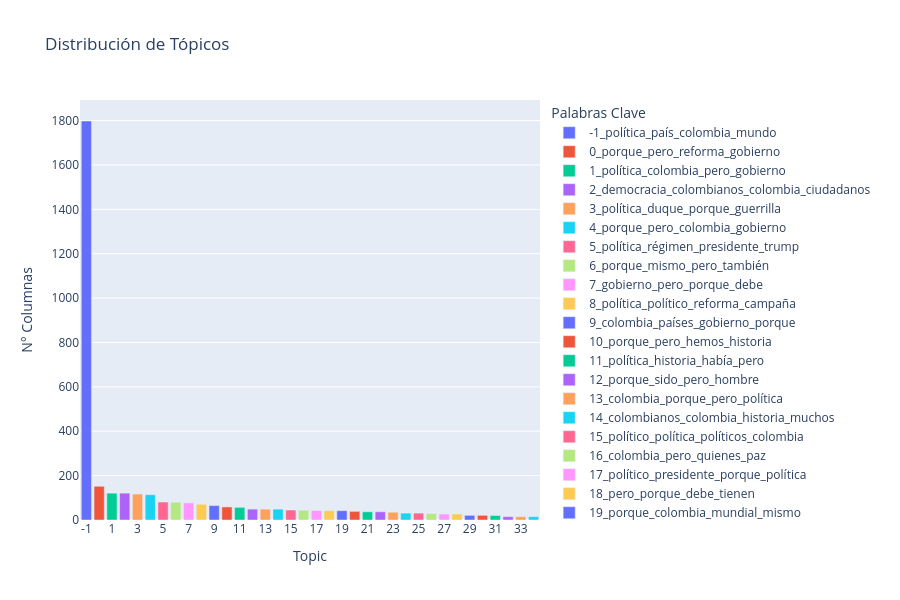

The code cell stored with this chart in its notebook:
### Code cell
# Obtener información de tópicos
topic_info = topic_model.get_topic_info()

# Filtrar outliers (tópico -1)
topic_info_filtered = topic_info[topic_info['Topic'] != -1]


# Gráfico de barras interactivo
fig = px.bar(topic_info,
             x='Topic',
             y='Count',
             color='Name',
             hover_data=['Representation'],
             title='Distribución de Tópicos',
             labels={'Count': 'N° Columnas', 'Name': 'Palabras Clave'},
             height=600)
fig.update_layout(xaxis={'type': 'category'})
fig.show()

### Figure 1 — Plotly figure (JSON) as saved in the notebook; plotly's stock layout.template omitted (floating-point values rounded to 4 significant figures)
{"data": [{"customdata": [[["política", "país", "colombia", "mundo", "porque", "nacional", "mismo", "pero", "gobierno", "otros"]]], "hovertemplate": "Palabras Clave=-1_política_país_colombia_mundo<br>Topic=%{x}<br>N° Columnas=%{y}<br>Representation=%{customdata[0]}<extra></extra>", "legendgroup": "-1_política_país_colombia_mundo", "marker": {"color": "#636efa", "pattern": {"shape": ""}}, "name": "-1_política_país_colombia_mundo", "orientation": "v", "showlegend": true, "textposition": "auto", "type": "bar", "x": [-1], "xaxis": "x", "y": [1798], "yaxis": "y"}, {"customdata": [[["porque", "pero", "reforma", "gobierno", "crisis", "también", "otros", "mundo", "economía", "personas"]]], "hovertemplate": "Palabras Clave=0_porque_pero_reforma_gobierno<br>Topic=%{x}<br>N° Columnas=%{y}<br>Representation=%{customdata[0]}<extra></extra>", "legendgroup": "0_porque_pero_reforma_gobierno", "marker": {"color": "#EF553B", "pattern": {"shape": ""}}, "name": "0_porque_pero_reforma_gobierno", "orientation": "v", "showlegend": true, "textposition": "auto", "type": "bar", "x": [0], "xaxis": "x", "y": [152], "yaxis": "y"}, {"customdata": [[["política", "colombia", "pero", "gobierno", "han", "país", "también", "nacional", "debe", "sin"]]], "hovertemplate": "Palabras Clave=1_política_colombia_pero_gobierno<br>Topic=%{x}<br>N° Columnas=%{y}<br>Representation=%{customdata[0]}<extra></extra>", "legendgroup": "1_política_colombia_pero_gobierno", "marker": {"color": "#00cc96", "pattern": {"shape": ""}}, "name": "1_política_colombia_pero_gobierno", "orientation": "v", "showlegend": true, "textposition": "auto", "type": "bar", "x": [1], "xaxis": "x", "y": [121], "yaxis": "y"}, {"customdata": [[["democracia", "colombianos", "colombia", "ciudadanos", "político", "política", "país", "políticos", "gobierno", "pero"]]], "hovertemplate": "Palabras Clave=2_democracia_colombianos_colombia_ciudadanos<br>Topic=%{x}<br>N° Columnas=%{y}<br>Representation=%{customdata[0]}<extra></extra>", "legendgroup": "2_democracia_colombianos_colombia_ciudadanos", "marker": {"color": "#ab63fa", "pattern": {"shape": ""}}, "name": "2_democracia_colombianos_colombia_ciudadanos", "orientation": "v", "showlegend": true, "textposition": "auto", "type": "bar", "x": [2], "xaxis": "x", "y": [121], "yaxis": "y"}, {"customdata": [[["política", "duque", "porque", "guerrilla", "quienes", "años", "constitucional", "decir", "gobierno", "debe"]]], "hovertemplate": "Palabras Clave=3_política_duque_porque_guerrilla<br>Topic=%{x}<br>N° Columnas=%{y}<br>Representation=%{customdata[0]}<extra></extra>", "legendgroup": "3_política_duque_porque_guerrilla", "marker": {"color": "#FFA15A", "pattern": {"shape": ""}}, "name": "3_política_duque_porque_guerrilla", "orientation": "v", "showlegend": true, "textposition": "auto", "type": "bar", "x": [3], "xaxis": "x", "y": [117], "yaxis": "y"}, {"customdata": [[["porque", "pero", "colombia", "gobierno", "antes", "también", "para", "país", "han", "está"]]], "hovertemplate": "Palabras Clave=4_porque_pero_colombia_gobierno<br>Topic=%{x}<br>N° Columnas=%{y}<br>Representation=%{customdata[0]}<extra></extra>", "legendgroup": "4_porque_pero_colombia_gobierno", "marker": {"color": "#19d3f3", "pattern": {"shape": ""}}, "name": "4_porque_pero_colombia_gobierno", "orientation": "v", "showlegend": true, "textposition": "auto", "type": "bar", "x": [4], "xaxis": "x", "y": [114], "yaxis": "y"}, {"customdata": [[["política", "régimen", "presidente", "trump", "había", "pero", "venezuela", "guerra", "crisis", "gobierno"]]], "hovertemplate": "Palabras Clave=5_política_régimen_presidente_trump<br>Topic=%{x}<br>N° Columnas=%{y}<br>Representation=%{customdata[0]}<extra></extra>", "legendgroup": "5_política_régimen_presidente_trump", "marker": {"color": "#FF6692", "pattern": {"shape": ""}}, "name": "5_política_régimen_presidente_trump", "orientation": "v", "showlegend": true, "textposition": "auto", "type": "bar", "x": [5], "xaxis": "x", "y": [81], "yaxis": "y"}, {"customdata": [[["porque", "mismo", "pero", "también", "había", "autor", "hasta", "que", "quien", "luego"]]], "hovertemplate": "Palabras Clave=6_porque_mismo_pero_también<br>Topic=%{x}<br>N° Columnas=%{y}<br>Representation=%{customdata[0]}<extra></extra>", "legendgroup": "6_porque_mismo_pero_también", "marker": {"color": "#B6E880", "pattern": {"shape": ""}}, "name": "6_porque_mismo_pero_también", "orientation": "v", "showlegend": true, "textposition": "auto", "type": "bar", "x": [6], "xaxis": "x", "y": [80], "yaxis": "y"}, {"customdata": [[["gobierno", "pero", "porque", "debe", "también", "nacional", "ciudadanos", "hasta", "sin", "puede"]]], "hovertemplate": "Palabras Clave=7_gobierno_pero_porque_debe<br>Topic=%{x}<br>N° Columnas=%{y}<br>Representation=%{customdata[0]}<extra></extra>", "legendgroup": "7_gobierno_pero_porque_debe", "marker": {"color": "#FF97FF", "pattern": {"shape": ""}}, "name": "7_gobierno_pero_porque_debe", "orientation": "v", "showlegend": true, "textposition": "auto", "type": "bar", "x": [7], "xaxis": "x", "y": [77], "yaxis": "y"}, {"customdata": [[["política", "político", "reforma", "campaña", "oposición", "democrático", "porque", "tal", "colombia", "pero"]]], "hovertemplate": "Palabras Clave=8_política_político_reforma_campaña<br>Topic=%{x}<br>N° Columnas=%{y}<br>Representation=%{customdata[0]}<extra></extra>", "legendgroup": "8_política_político_reforma_campaña", "marker": {"color": "#FECB52", "pattern": {"shape": ""}}, "name": "8_política_político_reforma_campaña", "orientation": "v", "showlegend": true, "textposition": "auto", "type": "bar", "x": [8], "xaxis": "x", "y": [71], "yaxis": "y"}, {"customdata": [[["colombia", "países", "gobierno", "porque", "país", "votos", "mundial", "pero", "mundo", "presidencia"]]], "hovertemplate": "Palabras Clave=9_colombia_países_gobierno_porque<br>Topic=%{x}<br>N° Columnas=%{y}<br>Representation=%{customdata[0]}<extra></extra>", "legendgroup": "9_colombia_países_gobierno_porque", "marker": {"color": "#636efa", "pattern": {"shape": ""}}, "name": "9_colombia_países_gobierno_porque", "orientation": "v", "showlegend": true, "textposition": "auto", "type": "bar", "x": [9], "xaxis": "x", "y": [65], "yaxis": "y"}, {"customdata": [[["porque", "pero", "hemos", "historia", "mismo", "nosotros", "mundo", "siglo", "también", "personas"]]], "hovertemplate": "Palabras Clave=10_porque_pero_hemos_historia<br>Topic=%{x}<br>N° Columnas=%{y}<br>Representation=%{customdata[0]}<extra></extra>", "legendgroup": "10_porque_pero_hemos_historia", "marker": {"color": "#EF553B", "pattern": {"shape": ""}}, "name": "10_porque_pero_hemos_historia", "orientation": "v", "showlegend": true, "textposition": "auto", "type": "bar", "x": [10], "xaxis": "x", "y": [59], "yaxis": "y"}, {"customdata": [[["política", "historia", "había", "pero", "porque", "fueron", "sociedad", "muerte", "también", "era"]]], "hovertemplate": "Palabras Clave=11_política_historia_había_pero<br>Topic=%{x}<br>N° Columnas=%{y}<br>Representation=%{customdata[0]}<extra></extra>", "legendgroup": "11_política_historia_había_pero", "marker": {"color": "#00cc96", "pattern": {"shape": ""}}, "name": "11_política_historia_había_pero", "orientation": "v", "showlegend": true, "textposition": "auto", "type": "bar", "x": [11], "xaxis": "x", "y": [57], "yaxis": "y"}, {"customdata": [[["porque", "sido", "pero", "hombre", "quien", "por", "ser", "sino", "su", "este"]]], "hovertemplate": "Palabras Clave=12_porque_sido_pero_hombre<br>Topic=%{x}<br>N° Columnas=%{y}<br>Representation=%{customdata[0]}<extra></extra>", "legendgroup": "12_porque_sido_pero_hombre", "marker": {"color": "#ab63fa", "pattern": {"shape": ""}}, "name": "12_porque_sido_pero_hombre", "orientation": "v", "showlegend": true, "textposition": "auto", "type": "bar", "x": [12], "xaxis": "x", "y": [49], "yaxis": "y"}, {"customdata": [[["colombia", "porque", "pero", "política", "políticos", "país", "debe", "poder", "sino", "ley"]]], "hovertemplate": "Palabras Clave=13_colombia_porque_pero_política<br>Topic=%{x}<br>N° Columnas=%{y}<br>Representation=%{customdata[0]}<extra></extra>", "legendgroup": "13_colombia_porque_pero_política", "marker": {"color": "#FFA15A", "pattern": {"shape": ""}}, "name": "13_colombia_porque_pero_política", "orientation": "v", "showlegend": true, "textposition": "auto", "type": "bar", "x": [13], "xaxis": "x", "y": [49], "yaxis": "y"}, {"customdata": [[["colombianos", "colombia", "historia", "muchos", "otros", "sociedad", "porque", "política", "decir", "pero"]]], "hovertemplate": "Palabras Clave=14_colombianos_colombia_historia_muchos<br>Topic=%{x}<br>N° Columnas=%{y}<br>Representation=%{customdata[0]}<extra></extra>", "legendgroup": "14_colombianos_colombia_historia_muchos", "marker": {"color": "#19d3f3", "pattern": {"shape": ""}}, "name": "14_colombianos_colombia_historia_muchos", "orientation": "v", "showlegend": true, "textposition": "auto", "type": "bar", "x": [14], "xaxis": "x", "y": [49], "yaxis": "y"}, {"customdata": [[["político", "política", "políticos", "colombia", "presidencial", "porque", "pero", "país", "decir", "votos"]]], "hovertemplate": "Palabras Clave=15_político_política_políticos_colombia<br>Topic=%{x}<br>N° Columnas=%{y}<br>Representation=%{customdata[0]}<extra></extra>", "legendgroup": "15_político_política_políticos_colombia", "marker": {"color": "#FF6692", "pattern": {"shape": ""}}, "name": "15_político_política_políticos_colombia", "orientation": "v", "showlegend": true, "textposition": "auto", "type": "bar", "x": [15], "xaxis": "x", "y": [45], "yaxis": "y"}, {"customdata": [[["colombia", "pero", "quienes", "paz", "también", "oposición", "país", "sino", "están", "su"]]], "hovertemplate": "Palabras Clave=16_colombia_pero_quienes_paz<br>Topic=%{x}<br>N° Columnas=%{y}<br>Representation=%{customdata[0]}<extra></extra>", "legendgroup": "16_colombia_pero_quienes_paz", "marker": {"color": "#B6E880", "pattern": {"shape": ""}}, "name": "16_colombia_pero_quienes_paz", "orientation": "v", "showlegend": true, "textposition": "auto", "type": "bar", "x": [16], "xaxis": "x", "y": [44], "yaxis": "y"}, {"customdata": [[["político", "presidente", "porque", "política", "expresidente", "pero", "álvaro", "duque", "iván", "quien"]]], "hovertemplate": "Palabras Clave=17_político_presidente_porque_política<br>Topic=%{x}<br>N° Columnas=%{y}<br>Representation=%{customdata[0]}<extra></extra>", "legendgroup": "17_político_presidente_porque_política", "marker": {"color": "#FF97FF", "pattern": {"shape": ""}}, "name": "17_político_presidente_porque_política", "orientation": "v", "showlegend": true, "textposition": "auto", "type": "bar", "x": [17], "xaxis": "x", "y": [43], "yaxis": "y"}, {"customdata": [[["pero", "porque", "debe", "tienen", "también", "su", "puede", "este", "por", "tener"]]], "hovertemplate": "Palabras Clave=18_pero_porque_debe_tienen<br>Topic=%{x}<br>N° Columnas=%{y}<br>Representation=%{customdata[0]}<extra></extra>", "legendgroup": "18_pero_porque_debe_tienen", "marker": {"color": "#FECB52", "pattern": {"shape": ""}}, "name": "18_pero_porque_debe_tienen", "orientation": "v", "showlegend": true, "textposition": "auto", "type": "bar", "x": [18], "xaxis": "x", "y": [42], "yaxis": "y"}, {"customdata": [[["porque", "colombia", "mundial", "mismo", "pero", "mundo", "cuando", "brasil", "argentina", "también"]]], "hovertemplate": "Palabras Clave=19_porque_colombia_mundial_mismo<br>Topic=%{x}<br>N° Columnas=%{y}<br>Representation=%{customdata[0]}<extra></extra>", "legendgroup": "19_porque_colombia_mundial_mismo", "marker": {"color": "#636efa", "pattern": {"shape": ""}}, "name": "19_porque_colombia_mundial_mismo", "orientation": "v", "showlegend": true, "textposition": "auto", "type": "bar", "x": [19], "xaxis": "x", "y": [42], "yaxis": "y"}, {"customdata": [[["política", "políticos", "reforma", "gobierno", "pero", "contra", "porque", "hechos", "mismo", "artículo"]]], "hovertemplate": "Palabras Clave=20_política_políticos_reforma_gobierno<br>Topic=%{x}<br>N° Columnas=%{y}<br>Representation=%{customdata[0]}<extra></extra>", "legendgroup": "20_política_políticos_reforma_gobierno", "marker": {"color": "#EF553B", "pattern": {"shape": ""}}, "name": "20_política_políticos_reforma_gobierno", "orientation": "v", "showlegend": true, "textposition": "auto", "type": "bar", "x": [20], "xaxis": "x", "y": [39], "yaxis": "y"}, {"customdata": [[["pero", "erradicación", "paz", "pnis", "debe", "quienes", "según", "gobierno", "nacional", "contra"]]], "hovertemplate": "Palabras Clave=21_pero_erradicación_paz_pnis<br>Topic=%{x}<br>N° Columnas=%{y}<br>Representation=%{customdata[0]}<extra></extra>", "legendgroup": "21_pero_erradicación_paz_pnis", "marker": {"color": "#00cc96", "pattern": {"shape": ""}}, "name": "21_pero_erradicación_paz_pnis", "orientation": "v", "showlegend": true, "textposition": "auto", "type": "bar", "x": [21], "xaxis": "x", "y": [37], "yaxis": "y"}, {"customdata": [[["pero", "país", "cual", "tienen", "debe", "están", "por", "su", "también", "tener"]]], "hovertemplate": "Palabras Clave=22_pero_país_cual_tienen<br>Topic=%{x}<br>N° Columnas=%{y}<br>Representation=%{customdata[0]}<extra></extra>", "legendgroup": "22_pero_país_cual_tienen", "marker": {"color": "#ab63fa", "pattern": {"shape": ""}}, "name": "22_pero_país_cual_tienen", "orientation": "v", "showlegend": true, "textposition": "auto", "type": "bar", "x": [22], "xaxis": "x", "y": [37], "yaxis": "y"}, {"customdata": [[["político", "política", "políticos", "democracia", "democrática", "democrático", "gobiernos", "gobierno", "libertad", "presidente"]]], "hovertemplate": "Palabras Clave=23_político_política_políticos_democracia<br>Topic=%{x}<br>N° Columnas=%{y}<br>Representation=%{customdata[0]}<extra></extra>", "legendgroup": "23_político_política_políticos_democracia", "marker": {"color": "#FFA15A", "pattern": {"shape": ""}}, "name": "23_político_política_políticos_democracia", "orientation": "v", "showlegend": true, "textposition": "auto", "type": "bar", "x": [23], "xaxis": "x", "y": [35], "yaxis": "y"}, {"customdata": [[["colombianos", "colombia", "gobernabilidad", "sociedad", "ciudadanos", "políticas", "gobierno", "república", "pero", "país"]]], "hovertemplate": "Palabras Clave=24_colombianos_colombia_gobernabilidad_sociedad<br>Topic=%{x}<br>N° Columnas=%{y}<br>Representation=%{customdata[0]}<extra></extra>", "legendgroup": "24_colombianos_colombia_gobernabilidad_sociedad", "marker": {"color": "#19d3f3", "pattern": {"shape": ""}}, "name": "24_colombianos_colombia_gobernabilidad_sociedad", "orientation": "v", "showlegend": true, "textposition": "auto", "type": "bar", "x": [24], "xaxis": "x", "y": [31], "yaxis": "y"}, {"customdata": [[["hechos", "porque", "país", "pero", "mundo", "mismo", "también", "su", "están", "tienen"]]], "hovertemplate": "Palabras Clave=25_hechos_porque_país_pero<br>Topic=%{x}<br>N° Columnas=%{y}<br>Representation=%{customdata[0]}<extra></extra>", "legendgroup": "25_hechos_porque_país_pero", "marker": {"color": "#FF6692", "pattern": {"shape": ""}}, "name": "25_hechos_porque_país_pero", "orientation": "v", "showlegend": true, "textposition": "auto", "type": "bar", "x": [25], "xaxis": "x", "y": [31], "yaxis": "y"}, {"customdata": [[["mundo", "porque", "obispos", "pero", "fe", "dijo", "también", "nos", "otros", "desde"]]], "hovertemplate": "Palabras Clave=26_mundo_porque_obispos_pero<br>Topic=%{x}<br>N° Columnas=%{y}<br>Representation=%{customdata[0]}<extra></extra>", "legendgroup": "26_mundo_porque_obispos_pero", "marker": {"color": "#B6E880", "pattern": {"shape": ""}}, "name": "26_mundo_porque_obispos_pero", "orientation": "v", "showlegend": true, "textposition": "auto", "type": "bar", "x": [26], "xaxis": "x", "y": [29], "yaxis": "y"}, {"customdata": [[["porque", "pero", "diciembre", "mismo", "año", "años", "hemos", "época", "momento", "también"]]], "hovertemplate": "Palabras Clave=27_porque_pero_diciembre_mismo<br>Topic=%{x}<br>N° Columnas=%{y}<br>Representation=%{customdata[0]}<extra></extra>", "legendgroup": "27_porque_pero_diciembre_mismo", "marker": {"color": "#FF97FF", "pattern": {"shape": ""}}, "name": "27_porque_pero_diciembre_mismo", "orientation": "v", "showlegend": true, "textposition": "auto", "type": "bar", "x": [27], "xaxis": "x", "y": [27], "yaxis": "y"}, {"customdata": [[["democracia", "noticias", "pero", "twitter", "medios", "quienes", "poder", "sociales", "también", "tienen"]]], "hovertemplate": "Palabras Clave=28_democracia_noticias_pero_twitter<br>Topic=%{x}<br>N° Columnas=%{y}<br>Representation=%{customdata[0]}<extra></extra>", "legendgroup": "28_democracia_noticias_pero_twitter", "marker": {"color": "#FECB52", "pattern": {"shape": ""}}, "name": "28_democracia_noticias_pero_twitter", "orientation": "v", "showlegend": true, "textposition": "auto", "type": "bar", "x": [28], "xaxis": "x", "y": [27], "yaxis": "y"}, {"customdata": [[["pero", "porque", "hizo", "hecho", "historia", "sido", "mientras", "era", "peste", "ahí"]]], "hovertemplate": "Palabras Clave=29_pero_porque_hizo_hecho<br>Topic=%{x}<br>N° Columnas=%{y}<br>Representation=%{customdata[0]}<extra></extra>", "legendgroup": "29_pero_porque_hizo_hecho", "marker": {"color": "#636efa", "pattern": {"shape": ""}}, "name": "29_pero_porque_hizo_hecho", "orientation": "v", "showlegend": true, "textposition": "auto", "type": "bar", "x": [29], "xaxis": "x", "y": [21], "yaxis": "y"}, {"customdata": [[["historia", "literatura", "colombia", "manuel", "fueron", "cultural", "mientras", "por", "ser", "doña"]]], "hovertemplate": "Palabras Clave=30_historia_literatura_colombia_manuel<br>Topic=%{x}<br>N° Columnas=%{y}<br>Representation=%{customdata[0]}<extra></extra>", "legendgroup": "30_historia_literatura_colombia_manuel", "marker": {"color": "#EF553B", "pattern": {"shape": ""}}, "name": "30_historia_literatura_colombia_manuel", "orientation": "v", "showlegend": true, "textposition": "auto", "type": "bar", "x": [30], "xaxis": "x", "y": [21], "yaxis": "y"}, {"customdata": [[["porque", "pero", "ciudadanos", "fueron", "debe", "tienen", "era", "pena", "años", "drogas"]]], "hovertemplate": "Palabras Clave=31_porque_pero_ciudadanos_fueron<br>Topic=%{x}<br>N° Columnas=%{y}<br>Representation=%{customdata[0]}<extra></extra>", "legendgroup": "31_porque_pero_ciudadanos_fueron", "marker": {"color": "#00cc96", "pattern": {"shape": ""}}, "name": "31_porque_pero_ciudadanos_fueron", "orientation": "v", "showlegend": true, "textposition": "auto", "type": "bar", "x": [31], "xaxis": "x", "y": [20], "yaxis": "y"}, {"customdata": [[["pero", "ministra", "porque", "colombia", "colombianos", "nacional", "historia", "decía", "documental", "quienes"]]], "hovertemplate": "Palabras Clave=32_pero_ministra_porque_colombia<br>Topic=%{x}<br>N° Columnas=%{y}<br>Representation=%{customdata[0]}<extra></extra>", "legendgroup": "32_pero_ministra_porque_colombia", "marker": {"color": "#ab63fa", "pattern": {"shape": ""}}, "name": "32_pero_ministra_porque_colombia", "orientation": "v", "showlegend": true, "textposition": "auto", "type": "bar", "x": [32], "xaxis": "x", "y": [15], "yaxis": "y"}, {"customdata": [[["abad", "historia", "porque", "había", "libros", "pero", "caballero", "era", "destino", "libro"]]], "hovertemplate": "Palabras Clave=33_abad_historia_porque_había<br>Topic=%{x}<br>N° Columnas=%{y}<br>Representation=%{customdata[0]}<extra></extra>", "legendgroup": "33_abad_historia_porque_había", "marker": {"color": "#FFA15A", "pattern": {"shape": ""}}, "name": "33_abad_historia_porque_había", "orientation": "v", "showlegend": true, "textposition": "auto", "type": "bar", "x": [33], "xaxis": "x", "y": [15], "yaxis": "y"}, {"customdata": [[["porque", "pero", "gobierno", "historia", "están", "tener", "nuestro", "personas", "su", "siguen"]]], "hovertemplate": "Palabras Clave=34_porque_pero_gobierno_historia<br>Topic=%{x}<br>N° Columnas=%{y}<br>Representation=%{customdata[0]}<extra></extra>", "legendgroup": "34_porque_pero_gobierno_historia", "marker": {"color": "#19d3f3", "pattern": {"shape": ""}}, "name": "34_porque_pero_gobierno_historia", "orientation": "v", "showlegend": true, "textposition": "auto", "type": "bar", "x": [34], "xaxis": "x", "y": [15], "yaxis": "y"}], "layout": {"barmode": "relative", "height": 600, "legend": {"title": {"text": "Palabras Clave"}, "tracegroupgap": 0}, "title": {"text": "Distribución de Tópicos"}, "xaxis": {"anchor": "y", "domain": [0, 1], "title": {"text": "Topic"}, "type": "category"}, "yaxis": {"anchor": "x", "domain": [0, 1], "title": {"text": "N° Columnas"}}}}
